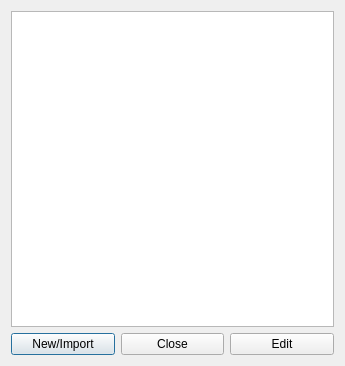
<?xml version="1.0" encoding="UTF-8"?>
<ui version="4.0">
 <class>ListIdentity</class>
 <widget class="QDialog" name="ListIdentity">
  <property name="geometry">
   <rect>
    <x>0</x>
    <y>0</y>
    <width>345</width>
    <height>366</height>
   </rect>
  </property>
  <property name="windowTitle">
   <string>Direct Identities</string>
  </property>
  <property name="windowIcon">
   <iconset resource="../dchat.qrc">
    <normaloff>:/dchatlogo.png</normaloff>:/dchatlogo.png</iconset>
  </property>
  <layout class="QGridLayout" name="gridLayout_2">
   <item row="0" column="0">
    <widget class="QListView" name="identList"/>
   </item>
   <item row="1" column="0">
    <layout class="QHBoxLayout" name="horizontalLayout">
     <item>
      <widget class="QPushButton" name="newButton">
       <property name="text">
        <string>New/Import</string>
       </property>
      </widget>
     </item>
     <item>
      <widget class="QPushButton" name="closeButton">
       <property name="text">
        <string>Close</string>
       </property>
      </widget>
     </item>
     <item>
      <widget class="QPushButton" name="editButton">
       <property name="text">
        <string>Edit</string>
       </property>
      </widget>
     </item>
    </layout>
   </item>
  </layout>
 </widget>
 <resources>
  <include location="../dchat.qrc"/>
 </resources>
 <connections/>
</ui>
